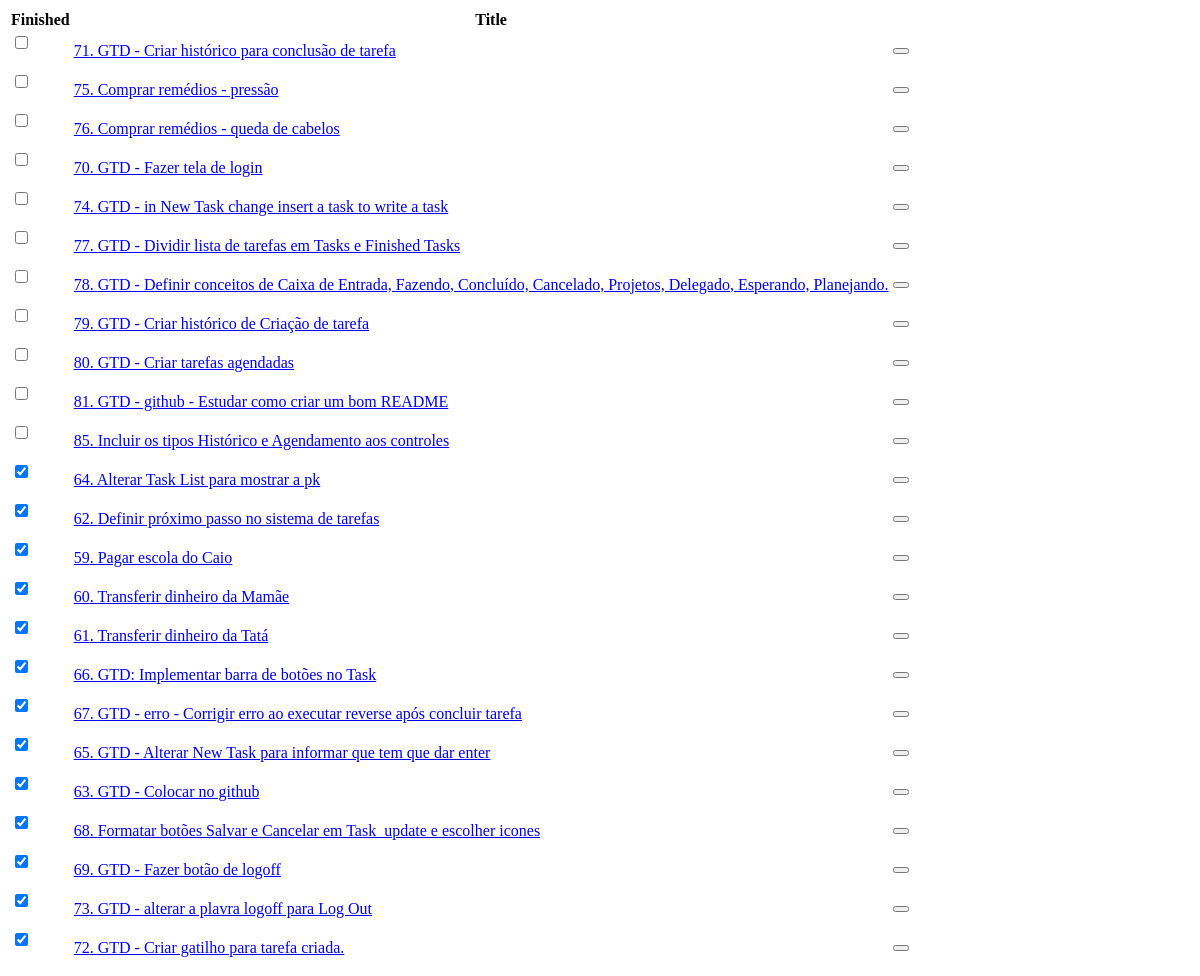
/tasks/display_tasks/ (signed in), run on an earlier commit of the app's database.
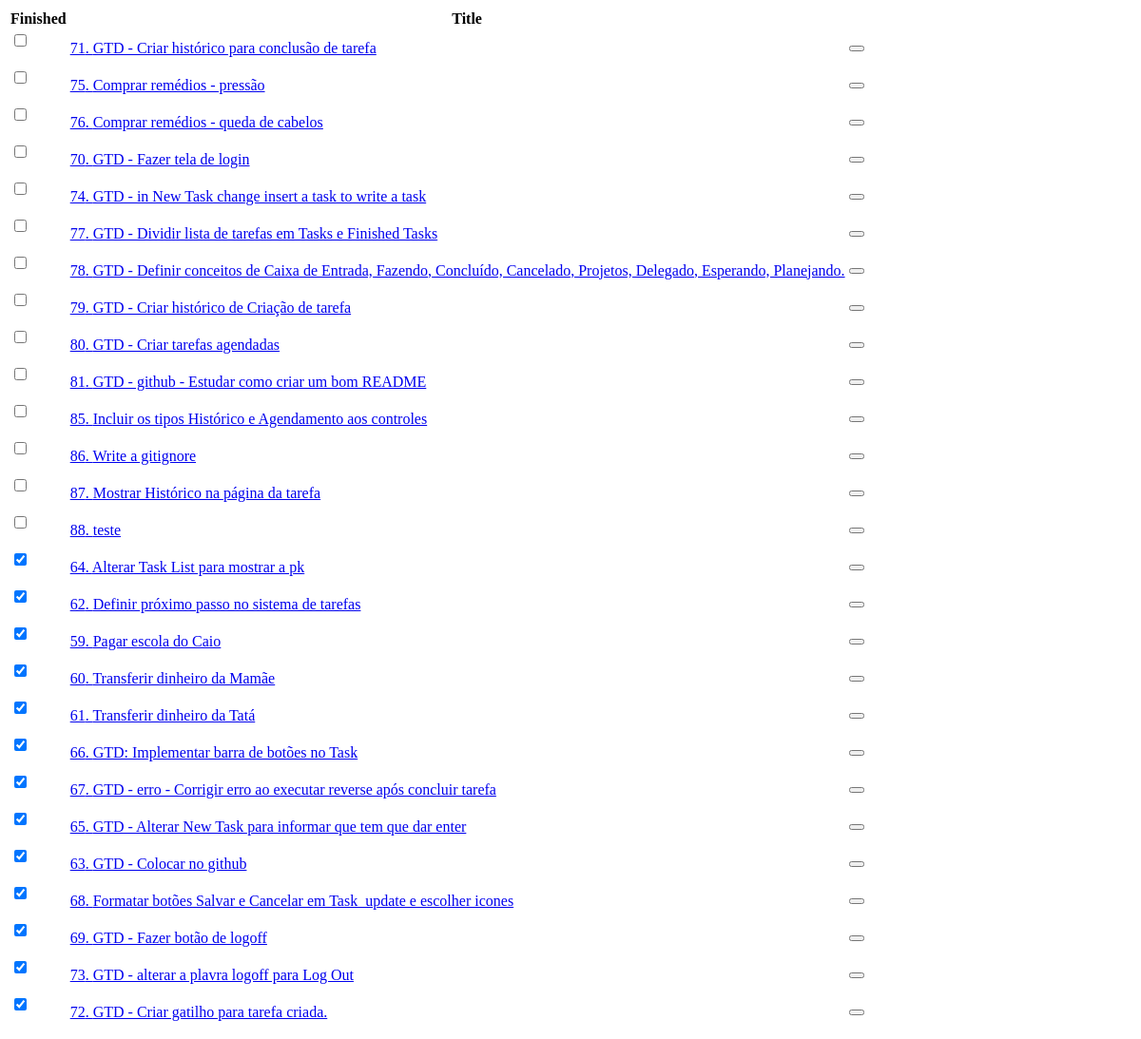
And on a later commit of the database.
### tasks/models.py (models this page shows, shortened)
class Task(models.Model):
    title = models.CharField("Title", max_length=160)
    description = models.TextField("description", blank=True, null=True)
    dt_scheduled = models.DateTimeField("Scheduled for", blank=True, null=True, default=defautlSchedule)
    dt_completed = models.DateTimeField("Completed on", blank=True, null=True)
    dt_canceled  = models.DateTimeField("Completed on", blank=True, null=True)
    created = models.DateTimeField('Created', auto_now_add=True, null=True)
    modified = models.DateTimeField('Modified', auto_now=True, null=True)
    class Meta:
        verbose_name = 'Task'
        verbose_name_plural = 'Tasks'
        ordering = ['dt_completed','dt_scheduled']

### tasks/views.py (the view)
# urls.py: path('display_tasks/', display_tasks, name='display_tasks'),
@login_required
def display_tasks(request):
    tasks = Task.objects.all()
    return render(request, 'tasks/task_list.html', {'object_list': tasks})

### tasks/templates/tasks/task_list.html (shortened to what this page needs)
<div id="tasks" class="table-responsive">
    <table class="table table-hover table-bordered">
        <thead class="table-dark">
        <tr>
            <th>Finished</th>
            <th colspan="2">Title</th>
        </tr>
        </thead>
        {% for item in object_list %}
        <tbody>
        <tr {% cycle "" "class='table-secondary'"%} >
            <td>
                <form>
                    <div class="form-check">
                      <input class="form-check-input" type="checkbox" value="checked" id="checkbox_{{item.pk}}" name ="checkbox" {% if item.dt_completed %} checked {%endif%}
                             hx-trigger="change"
                             hx-post="{% url 'tasks:concludeornottask' item.pk %}"
                             hx-target="#tasks"
                             hx-swap="outerHTML"
                      ><input type="hidden" id="result_{{item.id}}">
                    </div>
                </form>
            </td>
            <td><a href="{% url 'tasks:task' item.pk %}" >{{item.pk}}. {{item.title}}</a></td>
            <td><div class="btn-group end" role="group">
                <button type="button" class="btn btn-danger"
                       hx-delete="{% url 'tasks:delete_task' item.pk %}"
                       hx-confirm="Are you sure you wish to delete this task?"
                       hx-target="#tasks"
                ></button>
            </div></td>
        </tr>
        </tbody>
        {% endfor %}
    </table>
</div>

What changed in the data, as far as the page shows it:
added Task: pk "86", title "Write a gitignore"
added Task: pk "87", title "Mostrar Histórico na página da tarefa"
added Task: pk "88", title "teste"
